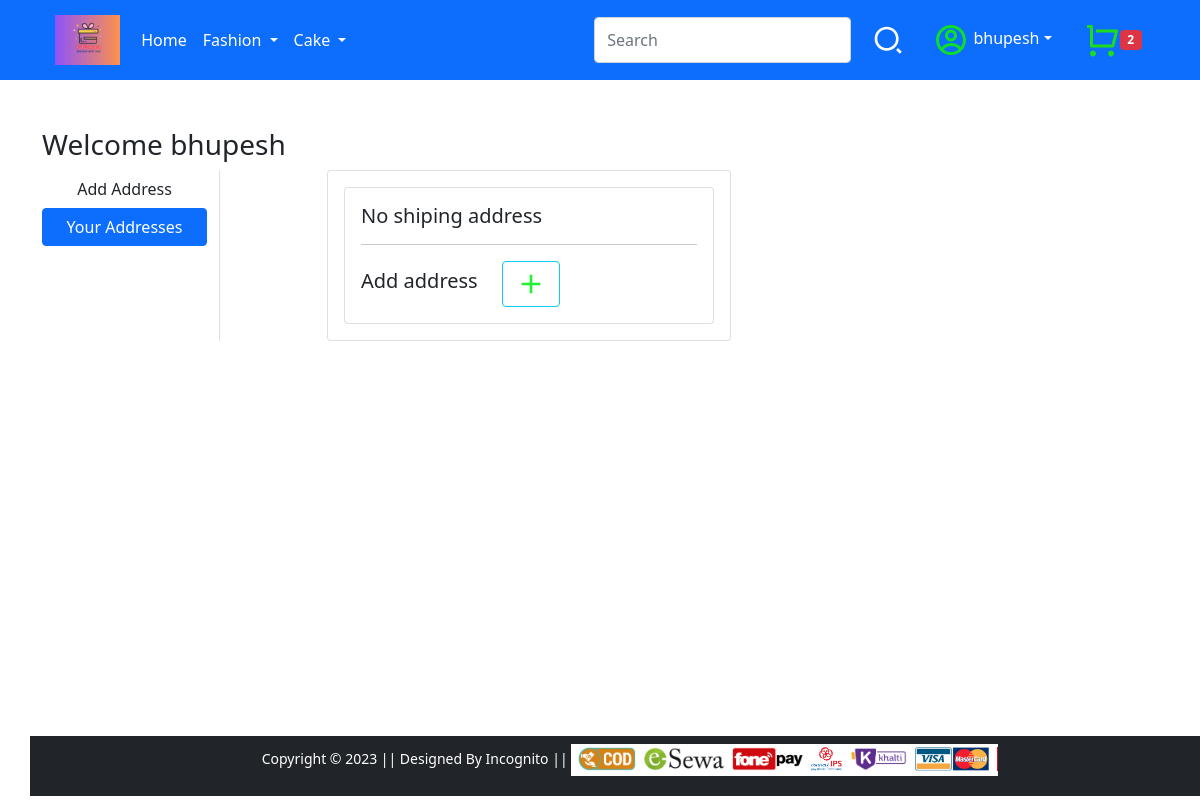
Before: /address/ (signed in) with the older database file.
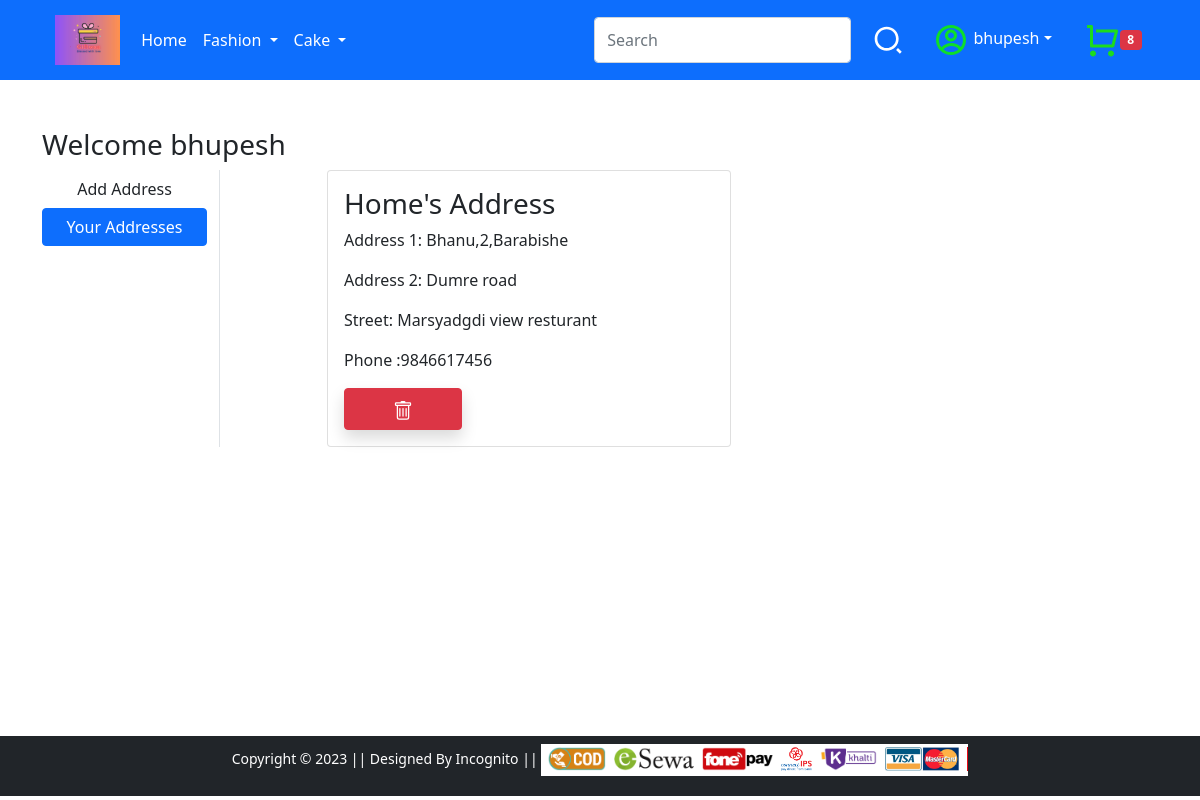
After: the same page with the newer database file.
### app/models.py (models this page shows, shortened)
class customer(models.Model):
    user = models.ForeignKey(User,on_delete=models.CASCADE)
    name = models.CharField(max_length=50)
    main_address = models.CharField(max_length=200)
    street_address= models.CharField(max_length=200)
    additional_address = models.CharField(max_length=200)
    country = models.CharField(max_length=20 , default='unknown')
    phone_number = models.IntegerField(validators=[MaxValueValidator(9999999999),MinValueValidator(9000000000)])

### app/views.py (the view)
# urls.py: path('address/', views.address, name='address'),
def address(request):
    addresses = customer.objects.filter(user=request.user)
    try:
        cart_id = request.GET.get('cart_id')
        customer.objects.filter(id=cart_id).delete()
    except:
        pass
    return render(request, 'app/address.html',{"addresses" : addresses})

### app/context_processors.py (called while the page is built)
def common_data(request):
    if request.user.is_authenticated:
        cart_list = wishlist.objects.filter(user=request.user)
        nocart = len(cart_list)
    else:
        nocart = 0
    return{'nocart':nocart}

def delivery_time(request):
    utc_time = datetime.today()
    nepal_time = utc_time + timedelta(seconds=5*60*60+45*60)
    if int(nepal_time.strftime('%H')) < 16:
        delivery_time = nepal_time.strftime('%b-%d')
    else:
        nepal_time = utc_time + timedelta(days=1)
        delivery_time = nepal_time.strftime('%b-%d')
    return {'delivery_time':delivery_time}

### app/templates/app/address.html (shortened to what this page needs)
{% extends 'app/base.html' %}
{% load static %}
{% block main-content %}
<div class="container my-5">
 <div class="row">
 <h3>Welcome {{request.user}}</h3>
  <div class="col-sm-2 border-end">
   <ul class="list-unstyled">
    <li class="d-grid"><a href="{% url 'profile' %}" class="btn">Add Address</a></li>
    <li class="d-grid"><a href="{% url 'address' %}" class="btn btn-primary">Your Addresses</a></li>
   </ul>
  </div>
  <div class="col-sm-9 offset-sm-1">
   <div class="row">
    <div class="col-sm-6">
     <div class="card">
      <div class="card-body">
        {% if addresses %}
        {% for address in addresses %}
       <h3>{{address.name}}'s Address</h3>
       <p>Address 1: {{address.main_address}}</p>
       <p>Address 2: {{address.street_address}}</p>
       <p>Street: {{address.additional_address}}</p>
       <p> Phone :{{address.phone_number}}</p>
     <form action="" class="d-inline">
      <button type="submit" class="btn btn-danger shadow px-5 py-2">
      </button>
     </form>      </div>
    </div>
     {% endfor %}
     {% else %}
     <div class="card">
      <div class="card-body">
    <h5> No shiping address</h5><hr>
    <div class="d-flex">
      <h5 class="mt-2"> Add address</h5>
    <a href="/profile" class="btn btn-outline-info mx-4">
      <svg xmlns="http://www.w3.org/2000/svg" viewBox="0 0 24 24" width="32" height="32"><path d="M11 11V5H13V11H19V13H13V19H11V13H5V11H11Z" fill="rgba(35,242,50,1)"></path></svg>
      </a>
    </div>
    </div></div>{% endif %}
   </div>
   </div>
  </div>
 </div>
</div>
{% endblock main-content %}

### app/templates/app/base.html (shortened to what this page needs)
<!doctype html>
{% load static %}
<html lang="en">
  <head>
    <link href="https://cdn.jsdelivr.net/npm/bootstrap@5.0.0-beta1/dist/css/bootstrap.min.css" rel="stylesheet">
    <link rel="stylesheet" href="{% static 'app/css/owl.carousel.min.css' %}">
    <link rel="stylesheet" href="{% static 'app/css/all.min.css' %}">
    <link rel="stylesheet" href="{% static 'app/css/style.css' %}">
  </head>
  <body>
    <nav class="navbar navbar-expand-lg navbar-dark bg-primary">
     <div class="container">
       <a class="btn -btn-outline-primary " href="/"><img src="{% static 'app/images/logo2.png'%}" alt="" clas="img-fluid " height="50px" ></a>
       <div class="collapse navbar-collapse" id="navbarSupportedContent">
         <ul class="navbar-nav me-auto mb-2 mb-lg-0">
           <li class="nav-item">
             <a class="nav-link active" aria-current="page" href="/">Home</a>
           </li>
           <li class="nav-item dropdown">
             <a class="nav-link dropdown-toggle text-white" href="#" id="electronicsDropdown" role="button" data-bs-toggle="dropdown" aria-expanded="false">
               Fashion
             </a>
           </li>
           <li class="nav-item dropdown">
             <a class="nav-link dropdown-toggle text-white" href="#" id="fashionDropdown" role="button" data-bs-toggle="dropdown" aria-expanded="false">
               Cake
             </a>
           </li>
         </ul>
         <form class="d-flex" action="{% url 'searchresult'%}">
           <input class="form-control me-2" type="search" placeholder="Search" aria-label="Search" name="search">
           <button class="btn" type="submit">
           </button>
         </form>
         <div>
          <ul class="navbar-nav me-auto mb-2mb-lg-0">
           <li class="nav-item dropdown mx-2">
            {% if request.user.is_authenticated %}
              <a class="nav-link dropdown-toggle text-white" href="#" id="profileDropdown" role="button" data-bs-toggle="dropdown" aria-expanded="false">
              {{request.user}}</a>
            </li>
            <li class="nav-item mx-2" id="image">
             <a href="{% url 'cart' %}" class="nav-link ">
              <span class="badge bg-danger">{{nocart}}</span></a>
            {% endif %}
          </ul>
         </div>
       </div>
     </div>
    </nav>
    {% block main-content %} {% endblock main-content %}
    <footer class="container-fluid bg-dark text-center p-2 mb-1 ">
        <small class="text-white">Copyright &copy; 2023 || Designed By Incognito || </small>
        <img src="{% static 'app/images/payment.png' %}" alt="" srcset="" class="img-fluid" height="2px">
    </footer>
  </body>
</html>

Changed rows visible on the page:
added customer: name "Home", main_address "Bhanu,2,Barabishe", street_address "Dumre road", additional_address "Marsyadgdi view resturant", phone_number "9846617456"
Other visible differences:
{{ nocart }}: "2" → "8"
text no longer shown: "No shiping address Add address"
